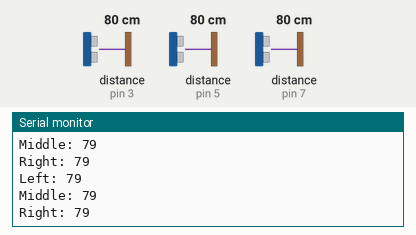
This sketch was run on a simulated Arduino Uno, built with avr-gcc and run on an emulated ATmega328P. Shown: the last lines printed to the serial monitor. Wiring (inferred from the names in the program): 3 × ultrasonic range finder: trigger pin 2, echo pin 3 / trigger pin 4, echo pin 5 / trigger pin 6, echo pin 7. Inputs (shaded band) come from the test bench; at power-on: distance to the obstacle (sensors on pin 5, pin 3, pin 7) 80 cm. The echo pulse lasts 58.3 µs per cm.

Above: at 1.2 s.
1.3 s: distance to the obstacle (sensor on pin 5) set to 2 cm
At 2.4 s:
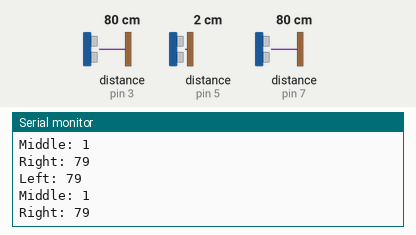
4.3 s: distance to the obstacle (sensor on pin 5) set to 120 cm
At 4.9 s:
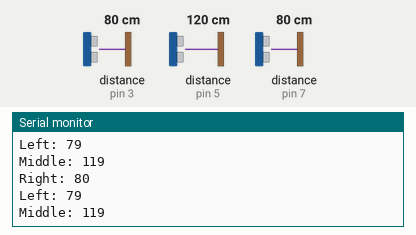
7.3 s: distance to the obstacle (sensor on pin 3) set to 2 cm
At 8.0 s:
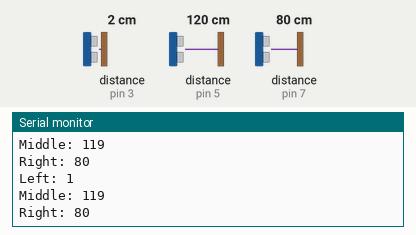
10.3 s: distance to the obstacle (sensor on pin 3) set to 120 cm
At 11.1 s:
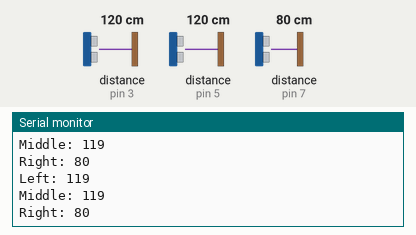
13.3 s: distance to the obstacle (sensor on pin 3) set to 4 cm
At 13.8 s:
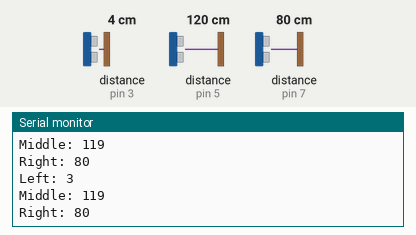
16.3 s: distance to the obstacle (sensor on pin 5) set to 4 cm
At 17.2 s:
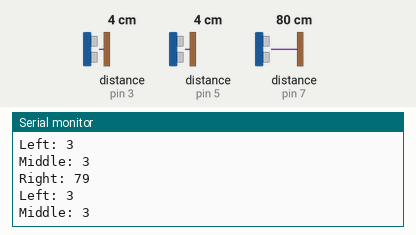
Timing chart, 0 to 19.3 s (numbered marks = the images above; inputs shaded):
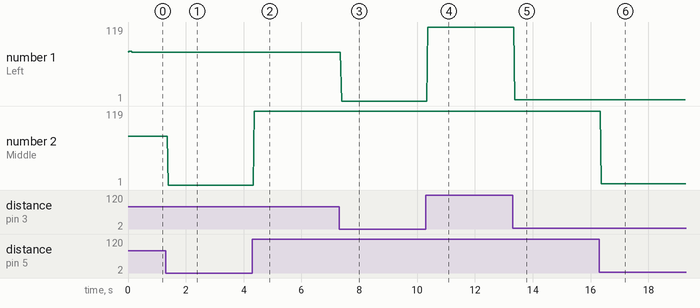

The sketch:

three_uscensors.ino
```cpp
const int leftEchoPin = 3;
const int leftTriggerPin = 2;
const int middleEchoPin = 5;
const int middleTriggerPin = 4;
const int rightEchoPin = 7;
const int rightTriggerPin = 6;

void setup() {
  Serial.begin(9600);
  pinMode(leftTriggerPin, OUTPUT);
  pinMode(leftEchoPin, INPUT);
  pinMode(middleTriggerPin, OUTPUT);
  pinMode(middleEchoPin, INPUT);
  pinMode(rightTriggerPin, OUTPUT);
  pinMode(rightEchoPin, INPUT);
}

void loop() {
  // put your main code here, to run repeatedly:
  Serial.print("Left: ");
  Serial.println(getDistance(leftTriggerPin, leftEchoPin));
  Serial.print("Middle: ");
  Serial.println(getDistance(middleTriggerPin, middleEchoPin));
  Serial.print("Right: ");
  Serial.println(getDistance(rightTriggerPin, rightEchoPin));
  Serial.println();
}

int getDistance(int pingPin, int echoPin)
{
  long duration, inches, cm;

  digitalWrite(pingPin, LOW);
  delayMicroseconds(2);
  // Sets the trigPin on HIGH state for 10 micro seconds
  digitalWrite(pingPin, HIGH);
  delayMicroseconds(10);
  digitalWrite(pingPin, LOW);
  // Reads the echoPin, returns the sound wave travel time in microseconds
  duration = pulseIn(echoPin, HIGH);

  inches = microsecondsToInches(duration);
  cm = microsecondsToCentimeters(duration);

  return (cm);

}


long microsecondsToInches (long microseconds) {
  return (microseconds / 2) / 74;
}

long microsecondsToCentimeters(long microseconds) {
  return (microseconds / 2) / 29.1;
}
```

Measured:
- after the input at 1.3 s, the serial monitor: prints a new line after 0.09 s (image 1)
- after the input at 4.3 s, the serial monitor: prints a new line after 0.06 s (image 2)
- after the input at 7.3 s, the serial monitor: prints a new line after 0.09 s (image 3)
- after the input at 10.3 s, the serial monitor: prints a new line after 0.07 s (image 4)
- after the input at 13.3 s, the serial monitor: prints a new line after 0.07 s (image 5)
- after the input at 16.3 s, the serial monitor: prints a new line after 0.07 s (image 6)
- plotted number 1: 119 → 3 after the input at 13.3 s
- plotted number 2: 79 → 1 after the input at 1.3 s, 1 → 119 after the input at 4.3 s
